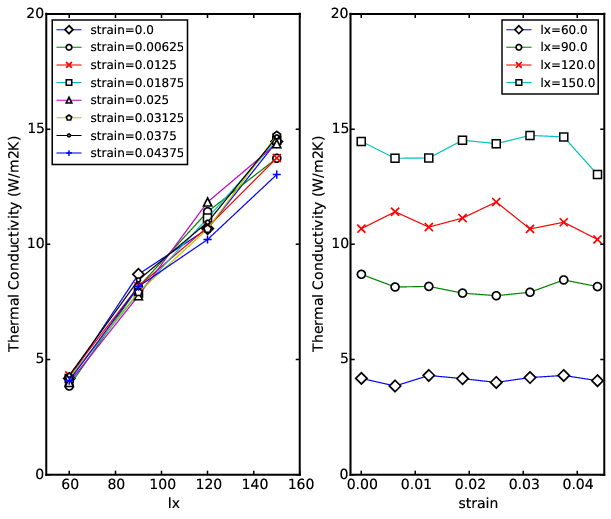

Reproduce this figure in Python.
import numpy as np
from scanf import sscanf
import aces.tools as tl
from aces.graph import fig, pl, setLegend
kappa = []
i = -1
N = 8
for lx, procs, nodes in [(60, 6, 1), (90, 6, 1), (120, 12, 1), (150, 12, 1)]:
    for j in range(N):
        i += 1
        dir = "sl/lx/" + str(i)
        # if i>19:break
        strain = 0.05 * j / N
        p = tl.shell_exec('tail -1 %s/result.txt' % dir)
        k, = sscanf(p, 'kappa_src=%f')
        kappa.append([lx, strain, k])
i = -1
for lx, procs, nodes in [(180, 12, 1)]:
    for j in range(N):
        continue
        i += 1
        dir = "sl/lx2/" + str(i)
        strain = 0.05 * j / N
        p = tl.shell_exec('tail -1 %s/result.txt' % dir)
        k, = sscanf(p, 'kappa_src=%f')
        kappa.append([lx, strain, k])
kappa = np.array(kappa)

ms = ['D', 'o', 'x', 's', '^', 'p', '.', '+']
with fig('tc_lx.eps', legend=False, figsize=(10, 8)):
    axis = pl.subplot(1, 2, 1)
    strains = np.unique(kappa[:, 1])
    i = -1
    for s in strains:
        i += 1
        filter = kappa[:, 1] == s

        x = kappa[filter, 0]
        y = kappa[filter, 2]
        axis.plot(
            x,
            y,
            marker=ms[i],
            ms=8,
            mec=None,
            mfc='w',
            mfcalt="w",
            mew=1.5,
            linewidth=1,
            alpha=.7,
            label='strain=' + str(s))
    axis.set_xlabel('lx')
    axis.set_ylabel('Thermal Conductivity (W/m2K)')
    # pl.xlim([0,25])
    axis.set_xlim([50, 160])
    axis.set_ylim([0, 20])
    setLegend(axis)

    axis = pl.subplot(1, 2, 2)
    lxs = np.unique(kappa[:, 0])
    i = -1
    for s in lxs:
        i += 1
        filter = kappa[:, 0] == s

        x = kappa[filter, 1]
        y = kappa[filter, 2]
        axis.plot(
            x,
            y,
            marker=ms[i],
            ms=8,
            mec=None,
            mfc='w',
            mfcalt="w",
            mew=1.5,
            linewidth=1,
            alpha=.7,
            label='lx=' + str(s))
    axis.set_xlabel('strain')
    axis.set_ylabel('Thermal Conductivity (W/m2K)')
    axis.set_xlim([-0.002, 0.045])
    axis.set_ylim([0, 20])
    setLegend(axis)
